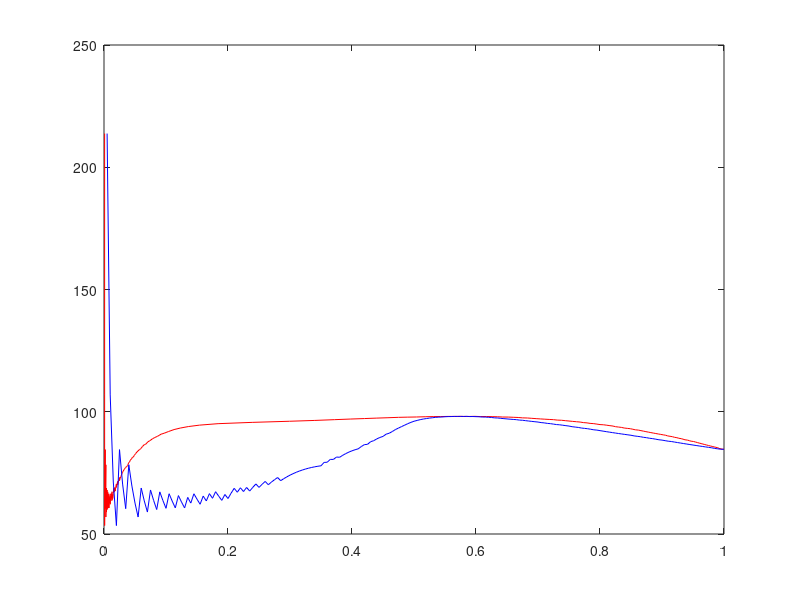

Reproduce this figure in MATLAB.
clear
clc
Y = 0.4;
P.Ac = 84.4034;
P.Me = 52.21;
alpha = 2.5506;
beta = 1.0989;
n = 0;
e = 10^(-5);
px = zeros(200,2);
py = zeros(200,2);
for y = 0.005:0.005:1
    for x = 0:0.001:1
        n = n+1;
        g1 = exp(alpha/(1+((alpha*x)/(beta*(1-x))))^2);
        g2 = exp(beta/(1+((beta*(1-x))/(alpha*x)))^2);
        P1 = (x*g1*P.Ac)/y;
        P2 = ((1-x)*g2*P.Me)/(1-y);
        if((P2-P1)<e)
            p = P1;
            if(Y == y)
                N = n;
                X = x;
                Pressure = P1;
            end
            break
        end
    end
    i = round(y*200);
    px(i,:) = [p x];
    py(i,:) = [p y];
end
plot(px(:,2),px(:,1),'r',py(:,2),py(:,1),'b')
N;
dew = [X Pressure];